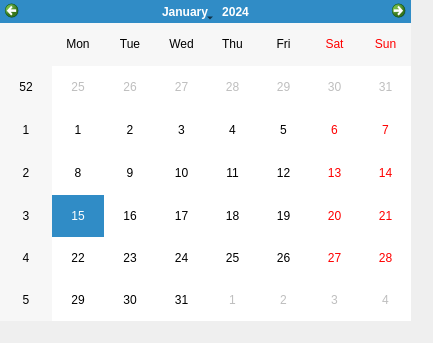
<?xml version="1.0" encoding="UTF-8"?>
<ui version="4.0">
 <class>Calendar_Dialog</class>
 <widget class="QDialog" name="Calendar_Dialog">
  <property name="geometry">
   <rect>
    <x>0</x>
    <y>0</y>
    <width>433</width>
    <height>343</height>
   </rect>
  </property>
  <property name="windowTitle">
   <string>Календарь</string>
  </property>
  <widget class="QCalendarWidget" name="calendarWidget">
   <property name="geometry">
    <rect>
     <x>0</x>
     <y>0</y>
     <width>411</width>
     <height>321</height>
    </rect>
   </property>
  </widget>
 </widget>
 <resources/>
 <connections/>
</ui>
